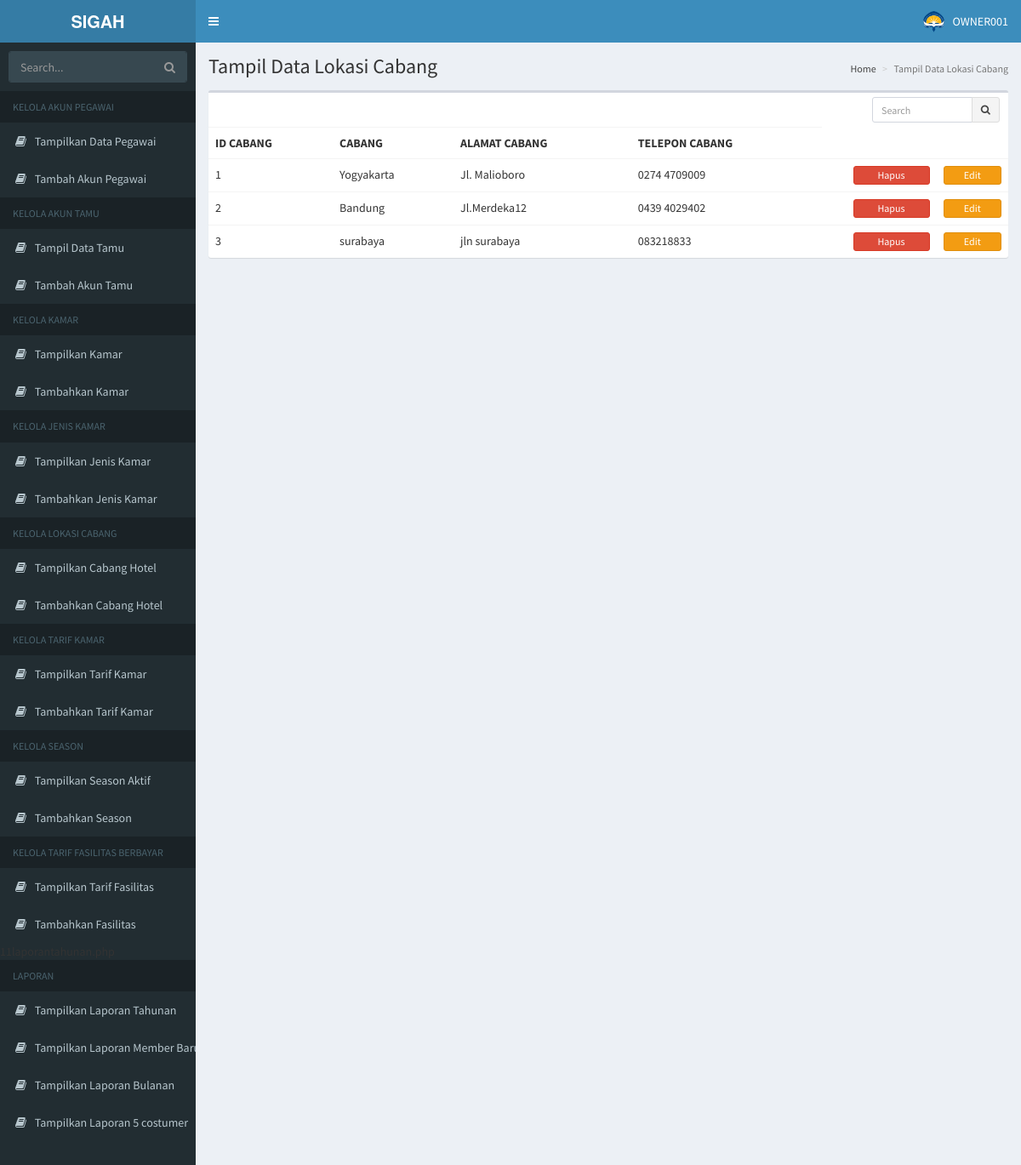
/8showlokasi.php (signed in), run on the app's committed database.
### tables this page shows
CREATE TABLE `cabang` (
  `ID_CABANG` int(11) NOT NULL,
  `CABANG` varchar(15) DEFAULT NULL,
  `ALAMAT_CABANG` varchar(200) DEFAULT NULL,
  `TELEPON_CABANG` varchar(15) DEFAULT NULL
);

### 8showlokasi.php (the view, shortened to what this page needs)
<?php
 include("connection.php");
?>
<!DOCTYPE html>
<html>
<head>
  <link rel="stylesheet" href="asset/bower_components/bootstrap/dist/css/bootstrap.min.css">
  <link rel="stylesheet" href="asset/bower_components/font-awesome/css/font-awesome.min.css">
  <link rel="stylesheet" href="asset/bower_components/Ionicons/css/ionicons.min.css">
  <link rel="stylesheet" href="asset/dist/css/AdminLTE.min.css">
  <link rel="stylesheet" href="asset/dist/css/skins/_all-skins.min.css">
</head>
<body class="hold-transition skin-blue sidebar-mini">
<div class="wrapper">
 <?php
 include("navbar1.php");
 ?>
  <div class="content-wrapper">
    <section class="content-header">
      <h1>
        Tampil Data Lokasi Cabang
      </h1>
      <ol class="breadcrumb">
        <li><a href="#">Home</a></li>
        <li class="active">Tampil Data Lokasi Cabang</li>
      </ol>
    </section>
    <section class="content">
    <div class="row">
        <div class="col-xs-12">
          <div class="box">
            <div class="box-header">
              <div class="box-tools">
                <div class="input-group input-group-sm" style="width: 150px;">
                  <input type="text" name="table_search" class="form-control pull-right" placeholder="Search">
                  <div class="input-group-btn">
                    <button type="submit" class="btn btn-default"><i class="fa fa-search"></i></button>
                  </div>
                </div>
              </div>
            </div>
            <div class="box-body table-responsive no-padding">
              <table class="table table-hover">
                <tr>
                <th>ID  CABANG</th>
                <th>CABANG</th>
                <th>ALAMAT CABANG</th>
                <th>TELEPON CABANG</th>
                </tr>
                <?php
                $query = "SELECT * FROM cabang ORDER BY ID_CABANG ASC";
                $result = mysqli_query($link, $query);
                while($data = mysqli_fetch_assoc($result))
                {
                  echo "<tr>";
                  echo "<td>$data[ID_CABANG]</td>";
                  echo "<td>$data[CABANG]</td>";
                  echo "<td>$data[ALAMAT_CABANG]</td>";
                  echo "<td>$data[TELEPON_CABANG]</td>";
                  echo "<td>";
                ?>
                    <td>
                    <form action="8showlokasi.php" method="post" >
                    <input type="submit" name="submit" value="Hapus" class="btn btn-block btn-danger btn-xs">
                    </form>
                    </td>
                    <td>
                    <form action="8editlokasi.php" method="post" >
                    <input type="submit" name="submit" value="Edit" class="btn btn-block btn-warning btn-xs">
                    </form>
                    </td>
                  <?php
                  echo "</td>";
                  echo "</tr>";
                }
                  ?>
              </table>
            </div>
          </div>
        </div>
      </div>
    </section>
  </div>
</body>
</html>

### data on the page
cabang: ID_CABANG "1", CABANG "Yogyakarta", ALAMAT_CABANG "Jl. Malioboro", TELEPON_CABANG "0274 4709009"
cabang: ID_CABANG "2", CABANG "Bandung", ALAMAT_CABANG "Jl.Merdeka12", TELEPON_CABANG "0439 4029402"
cabang: ID_CABANG "3", CABANG "surabaya", ALAMAT_CABANG "jln surabaya", TELEPON_CABANG "083218833"

### other printed values
$pengunjung "OWNER001"
